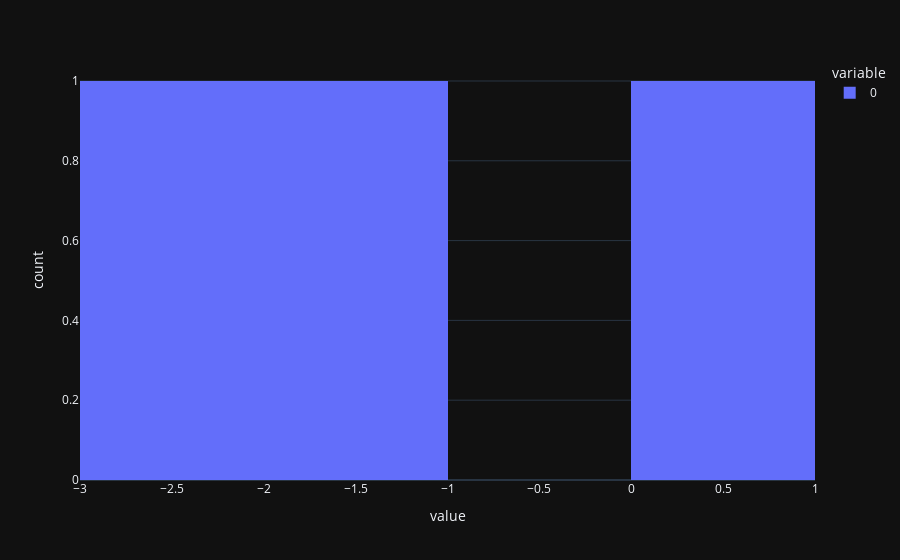

The cell this chart's notebook holds for it:
### Code cell
px.histogram(b, nbins=5)

### Figure 1 — Plotly figure (JSON) as saved in the notebook; plotly's stock layout.template omitted (floating-point values rounded to 4 significant figures)
{"data": [{"alignmentgroup": "True", "bingroup": "x", "hovertemplate": "variable=0<br>value=%{x}<br>count=%{y}<extra></extra>", "legendgroup": "0", "marker": {"color": "#636efa", "pattern": {"shape": ""}}, "name": "0", "nbinsx": 5, "offsetgroup": "0", "orientation": "v", "showlegend": true, "x": [0.4786, -1.525, -2.082], "xaxis": "x", "yaxis": "y", "type": "histogram"}], "layout": {"xaxis": {"anchor": "y", "domain": [0.0, 1.0], "title": {"text": "value"}}, "yaxis": {"anchor": "x", "domain": [0.0, 1.0], "title": {"text": "count"}}, "legend": {"title": {"text": "variable"}, "tracegroupgap": 0}, "margin": {"t": 60}, "barmode": "relative"}}
